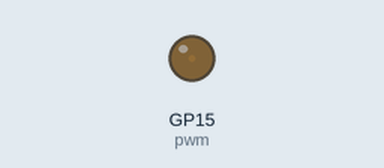
The program below on a simulated Raspberry Pi Pico running MicroPython. Parts: output pins drawn as LEDs (lit = HIGH).

Above: at 0.05 s.
At 1.95 s:
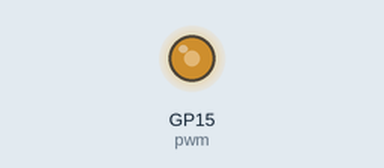
At 2.85 s:
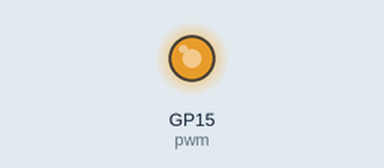
At 3.9 s:
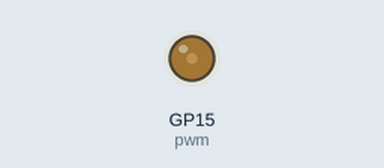
Timing chart, 0 to 6.7 s (numbered marks = the images above):
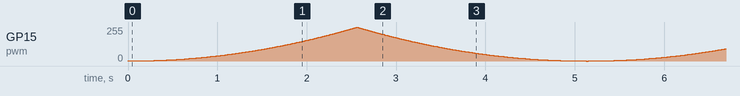

The program:

Breath.py
```python
'''
 * Keyestudio 24 in 1 Starter Kit for Raspberry Pi Pico
 * lesson 25
 * Breath
 * http://www.keyestudio.com
'''
import machine
import time

pwm = machine.PWM(machine.Pin(15))
pwm.freq(1000)

duty = 0
direction = 1
while True:
    duty += direction
    if duty > 255:
        duty = 255
        direction = -1
    elif duty < 0:
        duty = 0
        direction = 1
    pwm.duty_u16(duty * duty)
    time.sleep(0.01)
```
